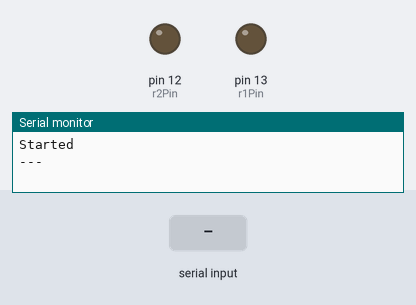
Recording of a sketch running on a simulated Arduino Uno, built with avr-gcc and run on an emulated ATmega328P. On the bench: output pins drawn as LEDs (lit = HIGH), the last lines printed to the serial monitor. The inputs (shaded band) are chosen by the test bench.

Above: at 1.2 s.
1.3 s: "on\n" received over Serial
At 3.0 s:
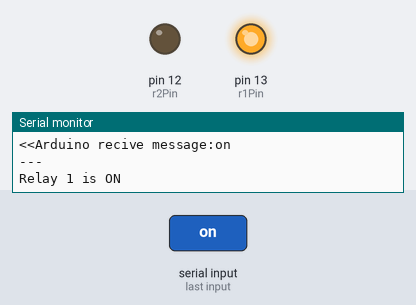
5.5 s: "off\n" received over Serial
At 7.3 s:
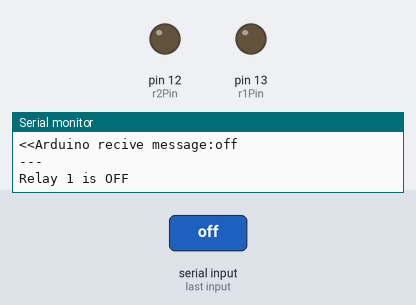
Timing chart, 0 to 8.8 s (numbered marks = the images above; inputs shaded):
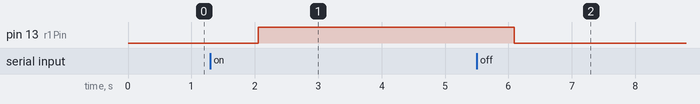

The sketch:

bluetooth_relay.ino
```cpp
#include <SoftwareSerial.h>
#include <Wire.h>
#include <RTClib.h>

int r1Pin = 13;
int r2Pin = 12;

char incomingByte;
String buffer;

SoftwareSerial mySerial(10, 11); // RX, TX

RTC_DS1307 rtc;

void setup() {
  // put your setup code here, to run once:
   Serial.begin(9600);         // Serial port begin
   Serial.println("Started");  // Printing on serial port

   mySerial.begin(9600);
   mySerial.println("Hello BB from Arduino");


  pinMode(r1Pin, OUTPUT);
  pinMode(r2Pin, OUTPUT);

  #ifdef AVR
  Wire.begin();
#else
  Wire1.begin(); // Shield I2C pins connect to alt I2C bus on Arduino Due
#endif
  rtc.begin();
  if (! rtc.isrunning()) {
    Serial.println("RTC is NOT running!");
    // following line sets the RTC to the date & time this sketch was compiled
    rtc.adjust(DateTime(F(__DATE__), F(__TIME__)));
    // This line sets the RTC with an explicit date & time, for example to set
    // January 21, 2014 at 3am you would call:
    // rtc.adjust(DateTime(2014, 1, 21, 3, 0, 0));
  }
}

void loop() {
  // put your main code here, to run repeatedly:

     // Reading data from bluetooth:
     if (Serial.available() > 0) {          // If bluetooth send something:
      buffer = "";                          // Get this data to this buffer
      while (Serial.available() > 0) {      // And while bluetooth reciving some data
        // read the incoming byte:          // Save symbol to incomingByte
        incomingByte = Serial.read();
        if(incomingByte != '\n' && incomingByte != '\r')
          buffer += incomingByte;           // Buffer plus this symbol
      }
      mySerial.print(">>Bluetooth send message:");
      mySerial.println(buffer);                 // Print message on bluetooth
      Serial.print("<<Arduino recive message:");
      Serial.println(buffer);                   // Print message on arduino
      }


   // read from Bluetooth incomming data to show on Monitor
   if (mySerial.available() > 0) {
      buffer = "";
      while (mySerial.available() > 0) {
        // read the incoming byte:
        incomingByte = mySerial.read();
        if(incomingByte != '\n' && incomingByte != '\r')
          buffer += incomingByte;
      }
      // say what you got:
      Serial.print("I received: ");
      Serial.println(buffer);
    } else {
      Serial.println("---");
    }

    // Comands for bluetooth data:
      if(buffer.indexOf("on") == 0) {  // If input data is "on"
      Serial.println("Relay 1 is ON");
      digitalWrite(r1Pin, HIGH);
    }

      if(buffer.indexOf("off") == 0) {  // If input data is "off"
      Serial.println("Relay 1 is OFF");
      digitalWrite(r1Pin, LOW);
    }

  delay(2000);
}
```

Measured:
- after the input at 1.3 s, pin 13 (r1Pin): LOW → HIGH after 0.76 s
- after the input at 5.5 s, pin 13 (r1Pin): HIGH → LOW after 0.59 s
